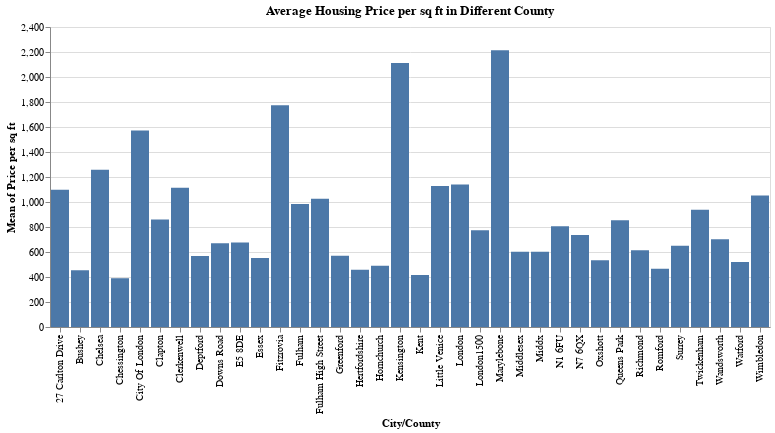

The notebook cell saved with this chart:
### Code cell
alt.Chart(df).mark_bar().encode(
    x = "City/County:N",
    y = "mean(Price per sq ft)",
    tooltip = ["mean(Price per sq ft)","City/County"]
).interactive().properties(
    title = 'Average Housing Price per sq ft in Different County'
)

### Figure 1 — Vega-Lite specification as saved in the notebook (floating-point values rounded to 4 significant figures; data arrays with more than 128 entries replaced by an {"elided": "..."} marker saying what was removed)
{"config": {"view": {"continuousWidth": 400, "continuousHeight": 300}}, "data": {"name": "data-8852872018e063e6078408eb031955b5"}, "mark": "bar", "encoding": {"tooltip": [{"aggregate": "mean", "field": "Price per sq ft", "type": "quantitative"}, {"field": "City/County", "type": "nominal"}], "x": {"field": "City/County", "type": "nominal"}, "y": {"aggregate": "mean", "field": "Price per sq ft", "type": "quantitative"}}, "selection": {"selector001": {"type": "interval", "bind": "scales", "encodings": ["x", "y"]}}, "title": "Average Housing Price per sq ft in Different County", "$schema": "https://vega.github.io/schema/vega-lite/v4.17.0.json", "datasets": {"data-8852872018e063e6078408eb031955b5": {"elided": "2518 records"}}}
